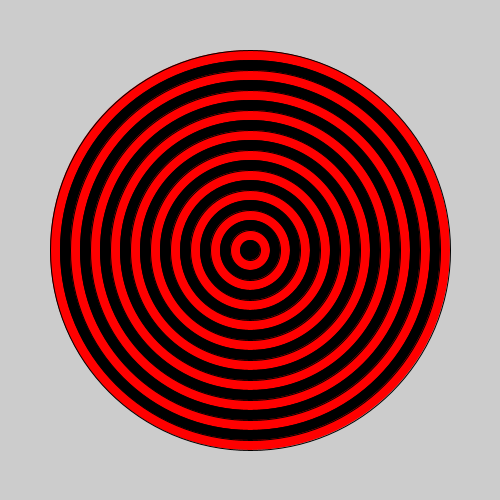
Frame 1 (no input)
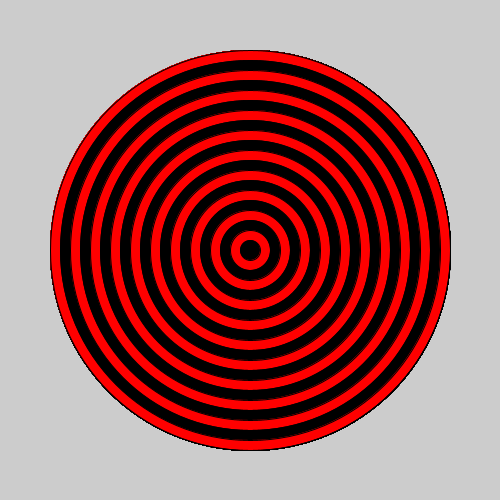
Frame 60 (the mouse pressed at the canvas centre just before this capture)
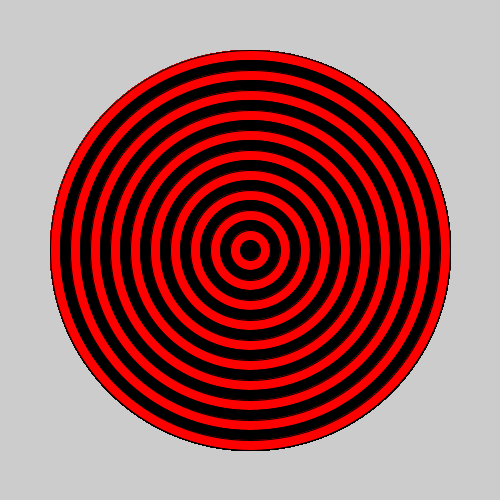
Frame 120 (the mouse held since frame 60 and released just before this capture)

The Processing sketch that drew these frames (run headless with seeded random() and noise(); from frame 60 on, the mouse is pressed at the canvas centre):

// Processing sketch: bullseye
// ── bullseye.pde

void setup() {
 
  // set the size of your sketch
  size(500,500);
}

void draw() {
  
  //Starting with the largest ellipse, use a for loop to draw a bullseye with ellipses.
 
  //Use an if statement and remainder to alternate the color of your rings.
for(int b=20;b>0;b--){
  if(b % 2 == 0){
    fill(255,0,0);
  }else if(b % 2 == 1){
   fill(0,0,0); 
  }
  ellipse(250,250,b*20,b*20);
 

}
}
